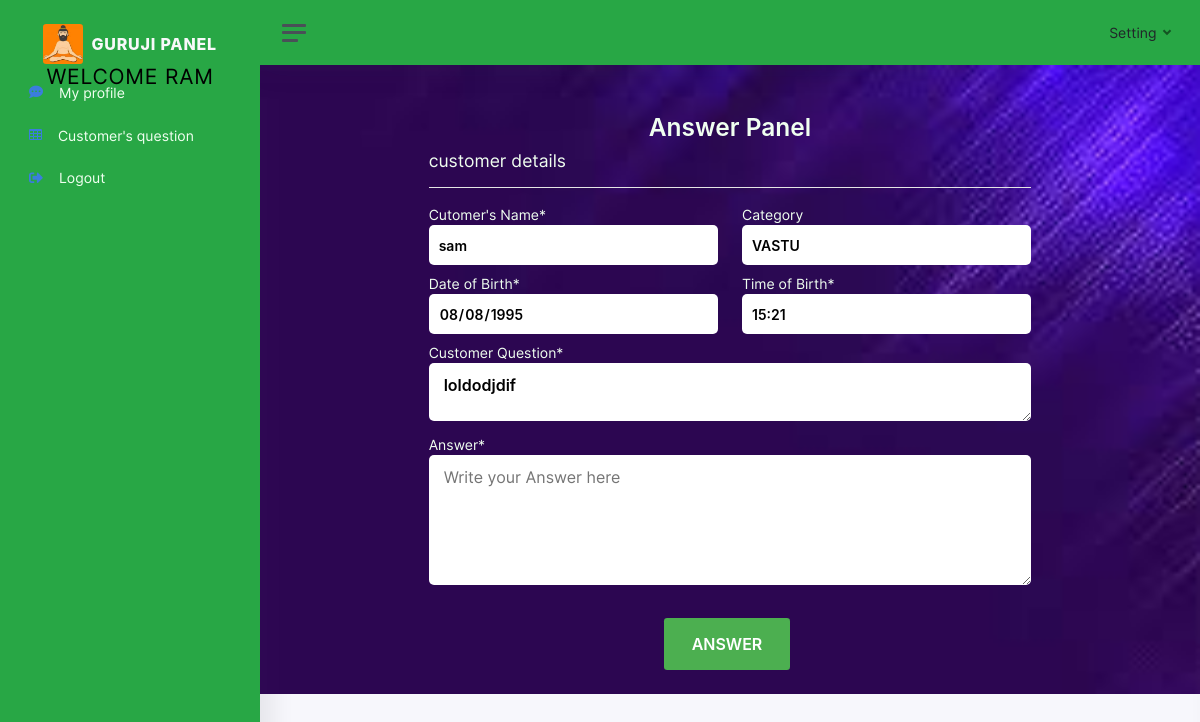
The page /guruji/guruji_answer.php?cust_id=176&que_id=14 (signed in) on the database its author committed.
### tables this page shows
CREATE TABLE `guruji` (
  `id` int(11) NOT NULL,
  `name` varchar(100) NOT NULL,
  `guru_name` varchar(255) NOT NULL,
  `guru_pass` varchar(255) NOT NULL
);

CREATE TABLE `user_questions` (
  `id` int(11) NOT NULL,
  `cust_id` varchar(255) NOT NULL,
  `full_name` varchar(255) NOT NULL,
  `email` varchar(255) NOT NULL,
  `mobile` varchar(255) NOT NULL,
  `category` varchar(255) NOT NULL,
  `date_of_birth` varchar(255) NOT NULL,
  `time_of_birth` varchar(255) NOT NULL,
  `question` text NOT NULL,
  `ask_date_time` varchar(255) NOT NULL,
  `assign_id` varchar(255) DEFAULT NULL
);

### guruji/guruji_answer.php (the view, shortened to what this page needs)
<?php
include("guruji_header.php");
if(isset($_GET['cust_id']))
{
  $cust_id = $_GET['cust_id'];
}
if(isset($_GET['que_id']))
{
  $que_id = $_GET['que_id'];
}
$query = "SELECT * FROM user_questions WHERE cust_id = $cust_id AND id = $que_id";
$result = mysqli_query($conn , $query);
$data = mysqli_fetch_assoc($result);
?>
     <div class="container-fluid" style="min-height: 625px; background-image: url(../images/content/back3.jpg); background-repeat: no-repeat; background-size: 100% 900px;" >
            <div class="row">
                <div class="col-md-2"></div>
                   <div class="col-md-8">
                <h2 class="text-center mt-5 font-weight-bold">Answer Panel</h2>
                <h4 style="color: honeydew;">customer details</h4>
                <hr class="bg-white">
            		</div>
        	</div>
                <form action="save.php" class="mb-4" method="post">
                <div class="row">
                   <div class="col-md-2">
              	</div>
                      <label class="col-md-4 user_detail">Cutomer's Name*<br>
                      <input id="text" class="font-weight-bold" value="<?php echo $data['full_name']; ?>" name="full_name" readonly ></label>
                       <label class="col-md-4 user_detail">Category<br>
                      <input id="text" class="font-weight-bold" value="<?php echo $data['category']; ?>" name="category" readonly ></label>
              </div>
              <div class="row">
                      <div class="col-md-2"></div>
                      <label class="col-md-4 user_detail">Date of Birth*<br>
                      <input type="date" class="font-weight-bold" id="text" name="date_of_birth" value="<?php echo $data['date_of_birth'] ?>" readonly ></label>
                      <label class="col-md-4 user_detail">Time of Birth*<br>
                  	  <input type="text" class="font-weight-bold" id="text" name="time_of_birth" value="<?php echo $data['time_of_birth'] ?>" readonly ></label>
              </div>
              <div class="row">
                  <div class="col-md-2"></div>
                  <label class="col-md-8 user_detail">Customer Question*<br>
                  <textarea id="message" class="font-weight-bold" name="question" limit="250" cols="48" rows="2"><?php echo $data['question']; ?></textarea></label>
       		  </div>
       		   <div class="row">
                  <div class="col-md-2"></div>
                  <label class="col-md-8 user_detail">Answer*<br>
                  <textarea id="message" required="" name="answer" limit="250" placeholder="Write your Answer here" cols="48" rows="5"></textarea></label>
       		  </div>
                       <div class="row">
                       <div class="col-md-4 offset-md-5 col-sm-12 col-xs-12 offset-4">
                       		<button class="btn btn-success font-weight-bold" type="submit">ANSWER</button>
                   	   </div>
                      </div>
                 </form>
            </div>

### guruji/guruji_header.php (shortened to what this page needs)
<?php
include("../conn.php");
if(isset($_SESSION['id']))
{
   $id= $_SESSION['id'];
}
$query = "SELECT * FROM guruji WHERE id='$id'";
$result = mysqli_query($conn,$query);
$data = mysqli_fetch_assoc($result);
?>
<!DOCTYPE html>
<html lang="en">
<head>
  <link href="vendor/fontawesome-free/css/all.min.css" rel="stylesheet" type="text/css">
  <link href="css/sb-admin-2.min.css" rel="stylesheet">
  <link href="vendor/datatables/dataTables.bootstrap4.min.css" rel="stylesheet">
  <link href="css/app.css" rel="stylesheet">
  <link rel="stylesheet" href="https://stackpath.bootstrapcdn.com/font-awesome/4.7.0/css/font-awesome.min.css">
</head>
<body id="page-top">
  <div class="wrapper">
    <nav id="sidebar" class="sidebar bg-success">
      <div class="sidebar-content js-simplebar">
        <a class="sidebar-brand" href="index.php">
            <img src="img/avatars/guru_2.jpg" class="avatar img-fluid rounded mr-1"/>
              <span class="align-middle">Guruji Panel</span>
              <h3>Welcome <?php echo $data['name']; ?></h3>
            </a>
        <ul class="sidebar-nav">
          <li class="sidebar-item">
            <a class="sidebar-link" href="guruji_panel.php">
                    <i class="fas fa-comment-dots text-primary align-middle"></i>
                      <span class="align-middle heading">My profile</span>
                  </a>
          </li>
          <li class="sidebar-item">
            <a class="sidebar-link" href="cust_question.php">
                      <i class="fa fa-table text-primary align-middle"></i>
                      <span class="align-middle heading">Customer's question</span>
                  </a>
          </li>
          <li class="sidebar-item">
            <a class="sidebar-link" href="guru_logout.php">
                      <i class="fas fa-sign-out-alt text-primary align-middle"></i>
                      <span class="align-middle heading">Logout</span>
                  </a>
          </li>
        </ul>
      </div>
    </nav>
    <div class="main">
      <nav class="navbar navbar-expand navbar-light bg-success">
        <a class="sidebar-toggle d-flex">
                <i class="hamburger align-self-center"></i>
            </a>
        <div class="navbar-collapse collapse">
          <ul class="navbar-nav navbar-align">
          <li class="nav-item dropdown">
            <a class="nav-link dropdown-toggle d-none d-sm-inline-block" href="#" data-toggle="dropdown">
             <span class="text-dark">Setting</span>
                 </a>
            </li>
          </ul>
        </div>
      </nav>

### guruji/guruji_header.php (style rules this page uses)
.heading { color: honeydew; }

### guruji/guruji_answer.php (style rules this page uses)
label { color: #000; }
#text { height: 40px; border-radius: 5px; padding-left: 10px; font-size: 14px; border: none; width: 100%; color:#000; }
#message { outline: none; border: none; padding: 10px 0px 0px 15px; font-size: 16px; color: #000; border-radius: 5px; width: 100%; }
.text-center { color: honeydew; }
.user_detail { color: honeydew; }
.btn-success { display: block; border: none; background-color: #4CAF50; color: white; padding: 14px 28px; font-size: 16px; cursor: pointer; text-align: center; margin-top: 20px; }

### rows shown on the page
guruji: name "RAM"
user_questions: full_name "sam", category "VASTU", date_of_birth "08/08/1995", time_of_birth "15:21", question "loldodjdif"
